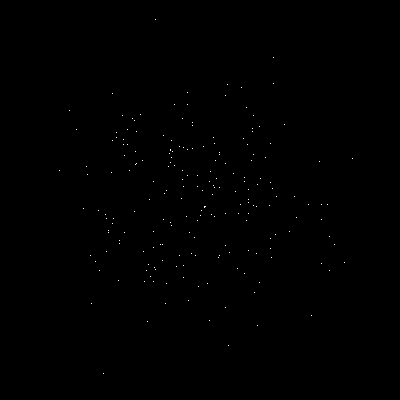

Generate this figure with Python:

import numpy as np
from PIL import Image

# Configuration
CANVAS_SIZE = 400       # Width and height in pixels
NUM_STARS = 200         # Number of stars in the cluster
BACKGROUND = 0          # Black background

# Cluster parameters
CENTER_X = 200          # Cluster center X coordinate
CENTER_Y = 200          # Cluster center Y coordinate
SPREAD = 60             # Standard deviation (controls cluster tightness)

# Step 1: Create a black canvas
canvas = np.full((CANVAS_SIZE, CANVAS_SIZE), BACKGROUND, dtype=np.uint8)

# Step 2: Generate Gaussian-distributed coordinates
# np.random.normal(mean, std_dev, size) creates a bell-curve distribution
x_coords = np.random.normal(CENTER_X, SPREAD, size=NUM_STARS)
y_coords = np.random.normal(CENTER_Y, SPREAD, size=NUM_STARS)

# Step 3: Clip coordinates to stay within canvas bounds
# Without clipping, some stars would be outside the visible area
x_coords = np.clip(x_coords, 0, CANVAS_SIZE - 1).astype(int)
y_coords = np.clip(y_coords, 0, CANVAS_SIZE - 1).astype(int)

# Step 4: Place stars using integer array indexing
canvas[y_coords, x_coords] = 255

# Step 5: Save the result
image = Image.fromarray(canvas, mode='L')
image.save('gaussian_cluster.png')
